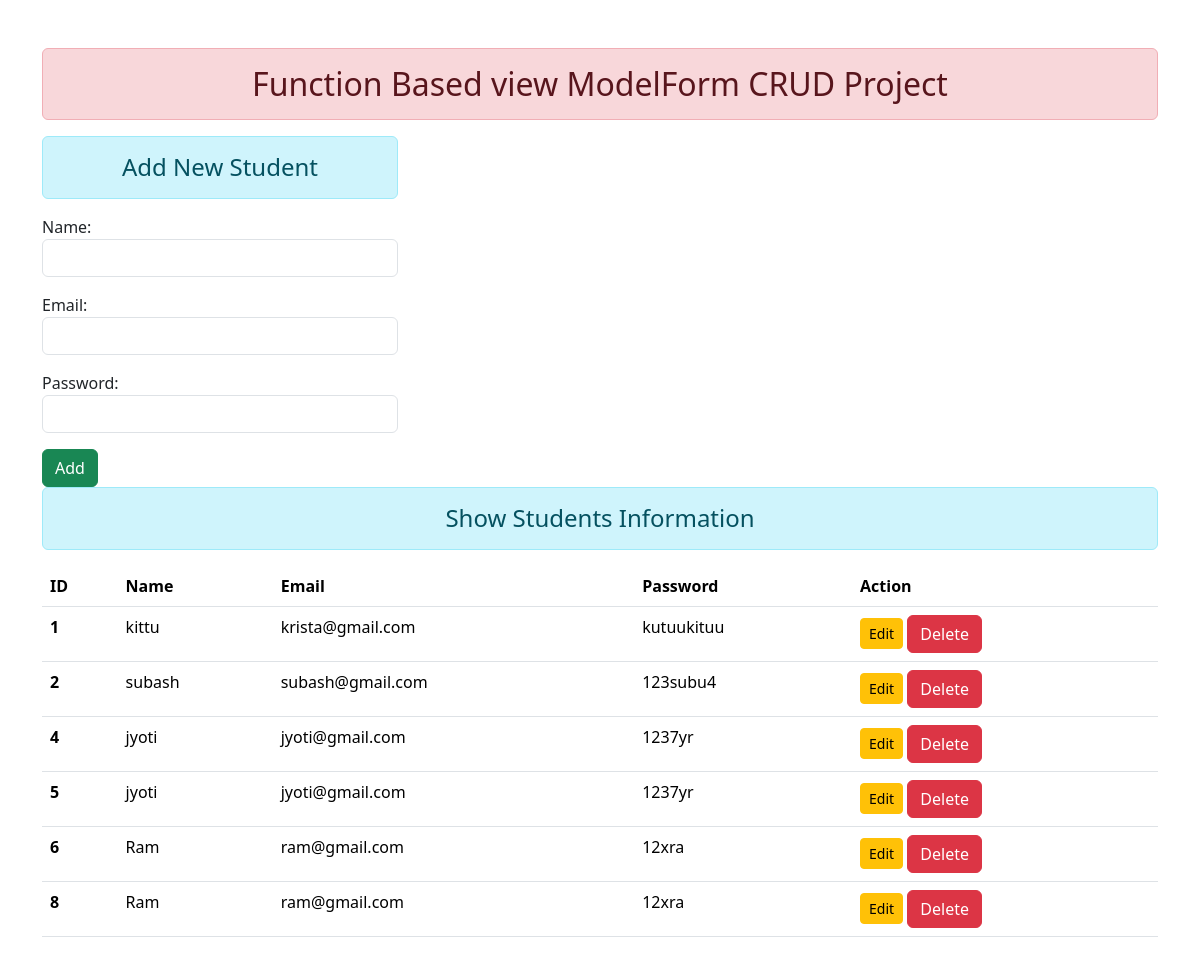
The page / on the database its author committed.
### enroll/models.py (models this page shows)
class User (models.Model):
    name = models.CharField(max_length=70)
    email = models.EmailField(max_length=100)
    password = models.CharField(max_length=100)

### enroll/views.py (the view)
# urls.py: path('', views.add_show, name="addandshow"),
def add_show(request):
    if request.method == 'POST':
        fm = StudentRegistration(request.POST)
        if fm.is_valid():
            nm=fm.cleaned_data['name']
            em=fm.cleaned_data['email']
            pw=fm.cleaned_data['password']
            reg = User(name=nm,email=em,password=pw)
            reg.save()
            fm = StudentRegistration()
    else:
        fm = StudentRegistration()
        stud = User.objects.all()
    return render(request, 'enroll/addandshow.html',{'form':fm, 'stu':stud})

### enroll/forms.py
class StudentRegistration(forms.ModelForm):
    class Meta:
        model = User
        fields = ['name', 'email', 'password']
        widgets = {
            'name':forms.TextInput(attrs={'class':'form-control'}), # form-contro class from bootstrp
            'email':forms.EmailInput(attrs={'class':'form-control'}),
            'password':forms.PasswordInput(render_value=True, attrs={'class':'form-control'}),
        }

### enroll/templates/enroll/addandshow.html (shortened to what this page needs)
{% extends 'enroll/base.html' %}
{% block content %}
<div class="row">
    <div class="col-sm-4">
        <h4 class="text-center alert alert-info"> Add New Student</h4>
        <form action="" method="POST">
            {{form.as_p}}
            <input type="submit" class="btn btn-success" value="Add">
            </form>
            </div>
            <div class="col=sm-8">
                <h4 class="text-center alert alert-info">Show Students Information</h4>
                {% if stu %}
                <table class="table">
                    <thead>
                      <tr>
                        <th scope="col">ID</th>
                        <th scope="col">Name</th>
                        <th scope="col">Email</th>
                        <th scope="col">Password</th>
                        <th scope="col">Action</th>
                      </tr>
                    </thead>
                    <tbody>
                      {% for st in stu %}
                      <tr>
                        <th scope="row">{{st.id}}</th>
                        <td>{{st.name}}</td>
                        <td>{{st.email}}</td>
                        <td>{{st.password}}</td>
                        <td>
                        <a href="{% url 'updatedata' st.id %}" class="btn btn-warning btn-sm">Edit</a>
                        <form action="{% url 'deletedata' st.id %}"  method="POST" class="d-inline">{% csrf_token %}
                          <input type="submit" class="btn btn-danger" value="Delete">
                          </form>
                        </td>
                      </tr>
                      {% endfor %}
                    </tbody>
                  </table>
                {% else %}
                    <h4 class="text-center alert alert-warning">NO Record</h4>
                {% endif %}
            </div>
            </div>
{% endblock content %}

### enroll/templates/enroll/base.html (shortened to what this page needs)
<!DOCTYPE html>
{% load static %}
<html lang="en">
<head>
    <link rel="stylesheet" href="{% static 'enroll/css/bootstrap.css' %}">
</head>
<body>
<div class="container mt-5">
    <h2 class="text-center alert alert-danger">Function Based view ModelForm CRUD Project</h2>
    {% block content %} {% endblock content %}
</body>
</html>

### rows shown on the page
User: id "1", name "kittu", email "krista@gmail.com", password "kutuukituu"
User: id "2", name "subash", email "subash@gmail.com", password "123subu4"
User: id "4", name "jyoti", email "jyoti@gmail.com", password "1237yr"
User: id "5", name "jyoti", email "jyoti@gmail.com", password "1237yr"
User: id "6", name "Ram", email "ram@gmail.com", password "12xra"
User: id "8", name "Ram", email "ram@gmail.com", password "12xra"
